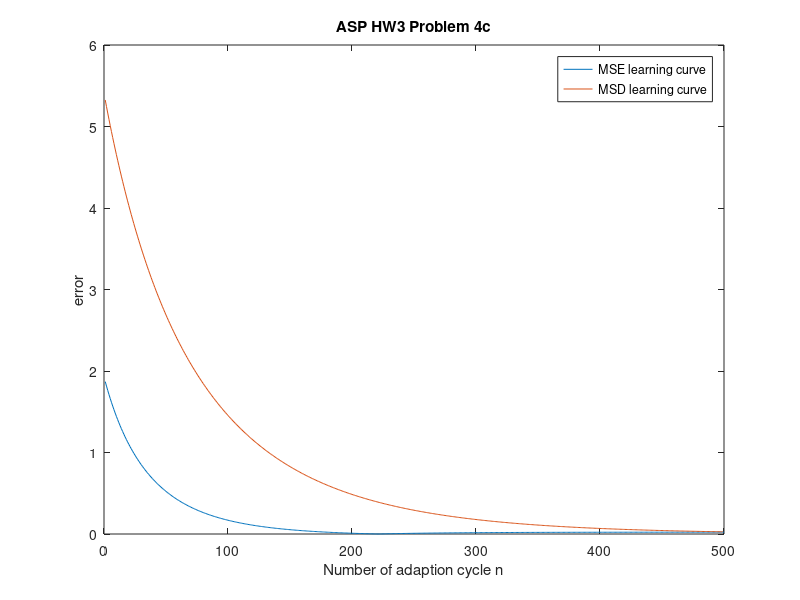

MATLAB code for this plot:
%% problem 4(c)
M = 10;
sd2 = 2;
mu = 0.02;
% impulse response
% h = zeros(1, 500);
% for n = 0 : L-1
%     h(n+1) = (5/6)*(1/2)^n + (1/6)*(-1/4)^n;
% end
% x = zeros(R,L);
% for k = 1 : R
%     for i = 1 : L
%         x(k,i) = fliplr(h(1:i))*S.matV(k,1:i).'; % convolution
%     end
% end

% compute optimal weight vector in Wiener filters
% for i = 0 : 9
%     p(i+1) = (5/6)*(1/2)^i + (1/6)*(-1/4)^i;
% end
% p = [h(0);h(-1);...;h(-M+1)] and h(n) = 0 for n < 0
p = [1; zeros(M-1,1)];

% autocorrealation matrix
fun = @(f,n)( (1 + 1/64 + (1/8) * (exp(1j*2*pi*f)+exp(-1j*2*pi*f))) / ...
    (1 + 1/16 + 1/64 + (-7/32) * (exp(1j*2*pi*f)+exp(-1j*2*pi*f)) + ...
    (1/8) * (exp(1j*4*pi*f) + exp(1j*4*pi*f)) ) ) * exp(1j*2*pi*f*n);
F =@(n)integral(@(f)fun(f,n),-1/2,1/2);

next = 0;
r = zeros(M,M);
for i = 0 : M-1
    for j = 0 : M-1
        r(i+1,j+1) = F(j - next);
    end
    next = next + 1;
end
[U,V] = eig(r); % V: eigenvalues, U: eigenvectors
eig_value = diag(V);

% optimal weight vector
w_opt = r^(-1) * p;

% steepest descent
% nu = cell(500);
w = cell(500);
w(1) = { zeros(M,1) };
% c = cell(500);
nu_0 = U'*w_opt;

for n = 1 : 500
%     c(n) = { w_opt - w{1} }; % weight error vector
%     nu(n) = { U'*c{1} };     % nu(n) = [nu_1(n); ... ;nu_M(n)]

    % MSE
    J_min = sd2 - p' * w_opt;  % J_min is less than 1 !!!!
    s = 0;
    for k = 1:M
        s = s + eig_value(k)*(1-mu*eig_value(k))^(2*n)*abs(nu_0(k))^2;
    end
    J(n) = J_min + s;

    % MSD    
    if n < 500
    e_msd = w_opt - w{n};
    w(n+1) = { (eye(M) - mu*r)*w{n} + mu*p };
    D(n) = norm(e_msd)^2;
    end
end
plot([1:500],abs(J)); hold on
plot([1:499],abs(D));
title('ASP HW3 Problem 4c')
xlabel('Number of adaption cycle n');
ylabel('error');
legend('MSE learning curve', 'MSD learning curve');
hold off;
% function [J_min] = Jmin(R, p, sd2)
%     w_opt = R^(-1) * p;
%     J_min = sd2 - p' * w_opt;
% end
